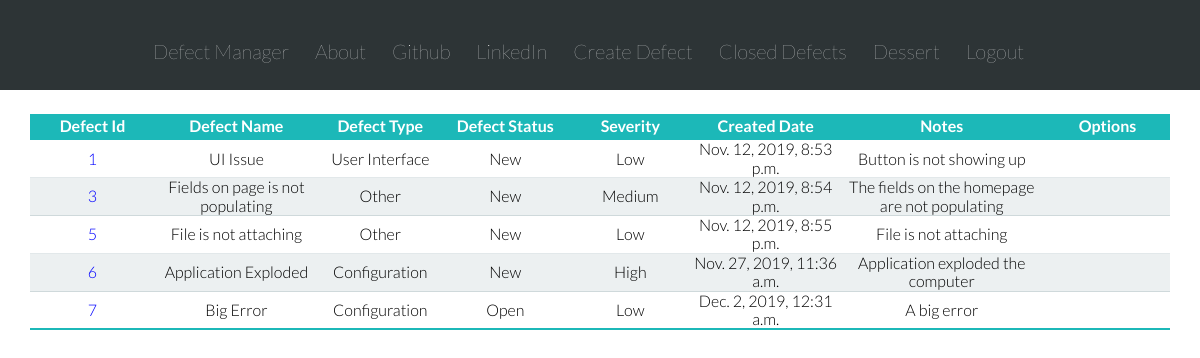
Before: / (signed in) with the older database file.
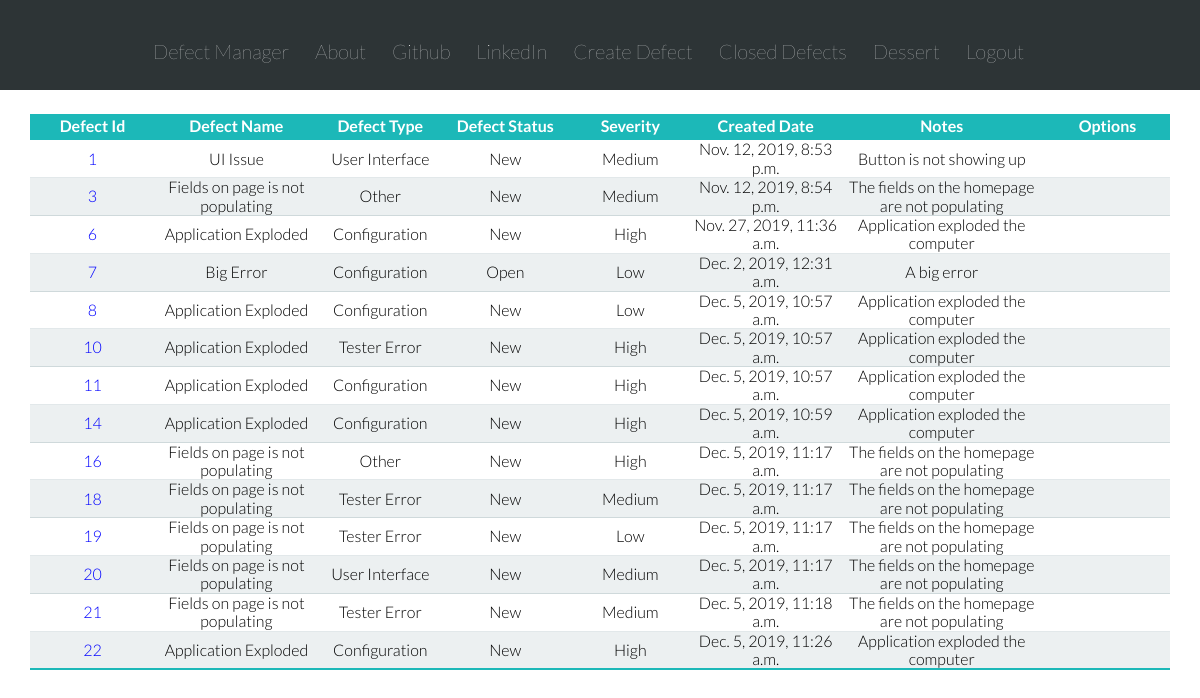
After: the same page with the newer database file.
### defect_manager_app/models.py (models this page shows, shortened)
class Defect(models.Model):
    DEFECT_STATUS_NEW = 'New'
    DEFECT_STATUS_OPEN = 'Open'
    DEFECT_STATUS_REJECTED = 'Rejected'
    DEFECT_STATUS_FIXED = 'Fixed'
    DEFECT_STATUS_CLOSE = 'Closed'
    DEFECT_STATUS_CHOICES = [
    (DEFECT_STATUS_NEW, 'New'),
    (DEFECT_STATUS_OPEN, 'Open'),
    (DEFECT_STATUS_REJECTED, 'Rejected'),
    (DEFECT_STATUS_FIXED, 'Fixed'),
    (DEFECT_STATUS_CLOSE, 'Closed'),
    ]
    DEFECT_TYPE_CONFIG = 'Configuration'
    DEFECT_TYPE_TESTERROR = 'Tester Error'
    DEFECT_TYPE_UI = 'User Interface'
    DEFECT_TYPE_OTHER = 'Other'
    DEFECT_TYPE_CHOICES = [
    (DEFECT_TYPE_CONFIG, 'Configuration'),
    (DEFECT_TYPE_TESTERROR, 'Tester Error'),
    (DEFECT_TYPE_UI, 'User Interface'),
    (DEFECT_TYPE_OTHER, 'OTHER'),
    ]
    DEFECT_SEVERITY_LOW = 'Low'
    DEFECT_SEVERITY_MEDIUM = 'Medium'
    DEFECT_SEVERITY_HIGH = 'High'
    DEFECT_SEVERITY_CHOICES = [
    (DEFECT_SEVERITY_LOW, 'Low'),
    (DEFECT_SEVERITY_MEDIUM, 'Medium'),
    (DEFECT_SEVERITY_HIGH, 'High'),
    ]
    author = models.CharField(max_length=256)
    defect_status = models.CharField(max_length=10,
                                    choices=DEFECT_STATUS_CHOICES,
                                    default=DEFECT_STATUS_NEW,
                                    )
    defect_type = models.CharField(max_length=64,
                                    choices=DEFECT_TYPE_CHOICES,
                                    default=DEFECT_TYPE_CONFIG,
                                    )
    severity = models.CharField(max_length=8,
                                choices=DEFECT_SEVERITY_CHOICES,
                                default='',
                                )
    name = models.CharField(max_length=200, default='')
    created_date = models.DateTimeField(default=timezone.now)
    close_date = models.DateTimeField(blank=True, null=True)
    notes = models.TextField()
    modified_date = models.DateTimeField(blank=True, null=True)

### defect_manager_app/views.py (the view)
# urls.py: path('', views.DefectListView.as_view(), name='defect_list'),
class DefectListView(LoginRequiredMixin, ListView):
    login_url = 'accounts/login/'
    model = Defect

### defect_manager_app/templates/defect_manager_app/defect_list.html (shortened to what this page needs)
{% extends 'defect_manager_app/base.html' %}
{% block content %}
<table class="defect-list-table row">
  <thead>
    <tr>
      <th>Defect Id</th>
      <th>Defect Name</th>
      <th>Defect Type</th>
      <th>Defect Status</th>
      <th>Severity</th>
      <th>Created Date</th>
      <th>Notes</th>
      <th>Options</th>
    </tr>
  </thead>
    {% for defect in defect_list %}
      {% if defect.defect_status != 'Closed' %}
      <tr>
        <td><a href="{% url 'defect_manager_app:defect_detail' pk=defect.pk%}">{{ defect.id }}</a></td>
        <td>{{ defect.name }}</td>
        <td>{{ defect.defect_type }}</td>
        <td>{{ defect.defect_status }}</td>
        <td>{{ defect.severity }}</td>
        <td>{{ defect.created_date }}</td>
        <td>{{ defect.notes }}</td>
        <td><a href="{% url 'defect_manager_app:delete_defect' pk=defect.pk %}"></a></td>
      </tr>
      {% endif %}
    {% endfor %}
</table>
{% endblock %}

### defect_manager_app/templates/defect_manager_app/base.html (shortened to what this page needs)
<!DOCTYPE html>
{% load staticfiles %}
<html lang="en" dir="ltr">
  <head>
    <link rel="stylesheet" href="{% static 'defect_manager_app/css/style.css' %}">
    <link rel="stylesheet" href="{% static 'defect_manager_app/vendor/css/grid.css' %}">
    <link rel="stylesheet" href="{% static 'defect_manager_app/vendor/css/normalize.css' %}">
  </head>
  <body>
    <div class="main-nav clear-fix:after">
      <ul class="nav-left row">
        <li><a href="{% url 'defect_manager_app:defect_list' %}">Defect Manager</a></li>
        <li><a href="https://www.google.com/" target="_blank">About</a></li>
        <li><a href="https://github.com/JasonK1561" target="_blank">Github</a></li>
        <li><a href="https://www.linkedin.com/in/jason-kang-2b173298/" target="_blank">LinkedIn</a></li>
        <li><a href="{% url 'defect_manager_app:create_defect' %}">Create Defect</a></li>
        <li><a href="{% url 'defect_manager_app:closed_defect_list' %}">Closed Defects</a></li>
        <li><a href="{% url 'dessert' %}">Dessert</a></li></li>
        <li>{% if user.is_authenticated %}
          <a href="{% url 'logout' %}">Logout</a></p>
        {% else %}
          <a href="{% url 'login' %}">Login</a>
        {% endif %}</li>
      </ul>
  </div>
    {% block content %}
    {% endblock %}
  </body>
</html>

### defect_manager_app/static/defect_manager_app/css/style.css (style rules this page uses)
* { margin: 0; padding: 0; box-sizing: border-box; }
html { color: black; font-family: 'Lato', 'Arial', 'sans-serif'; font-weight: 300; font-size: 1em; text-rendering: optimizeLegibility; background-color: #ffffff; }
.row { max-width: 1140px; margin: 0 auto 0 auto; }
.main-nav { width: 100%; height: 90px; background-color:#2d3436; }
.main-nav ul { list-style-type: none; padding-top: 40px; text-align: center; }
.main-nav li { display:inline-block; margin-right: 2%; }
.main-nav a:link, .main-nav a:visited { text-decoration: none; font-size: 125%; color: white; font-weight: 10; border-bottom: 3px solid transparent; }
.defect-list-table { text-align: center; margin-top: 2%; min-width: 400px; border-collapse: collapse; }
.defect-list-table thead tr { background-color: #1cb8b8; color: white; }
.defect-list-table th { min-width:125px; padding: 3px; }
.defect-list-table tr { border-bottom: 1px solid #e2e8ea; }
.defect-list-table tr:nth-of-type(even) { background-color: #ecf0f1; border-bottom: 1px solid #cfd9db; }
.defect-list-table tr:last-of-type { border-bottom:2px solid #1cb8b8; }
.defect-list-table tr td a { text-decoration: none; }
.defect-list-table tr td a:link, .defect-list-table tr td a:visited { color: blue; }

Changed rows visible on the page:
removed Defect: id "5", name "File is not attaching", defect_type "Other", defect_status "New", severity "Low", created_date "Nov. 12, 2019, 8:55 p.m.", notes "File is not attaching"
changed Defect "UI Issue": severity "Low" → "Medium"
added Defect: id "8", name "Application Exploded", defect_type "Configuration", defect_status "New", severity "Low", created_date "Dec. 5, 2019, 10:57 a.m.", notes "Application exploded the computer"
added Defect: id "10", name "Application Exploded", defect_type "Tester Error", defect_status "New", severity "High", created_date "Dec. 5, 2019, 10:57 a.m.", notes "Application exploded the computer"
added Defect: id "11", name "Application Exploded", defect_type "Configuration", defect_status "New", severity "High", created_date "Dec. 5, 2019, 10:57 a.m.", notes "Application exploded the computer"
added Defect: id "14", name "Application Exploded", defect_type "Configuration", defect_status "New", severity "High", created_date "Dec. 5, 2019, 10:59 a.m.", notes "Application exploded the computer"
added Defect: id "16", name "Fields on page is not populating", defect_type "Other", defect_status "New", severity "High", created_date "Dec. 5, 2019, 11:17 a.m.", notes "The fields on the homepage are not populating"
added Defect: id "18", name "Fields on page is not populating", defect_type "Tester Error", defect_status "New", severity "Medium", created_date "Dec. 5, 2019, 11:17 a.m.", notes "The fields on the homepage are not populating"
added Defect: id "19", name "Fields on page is not populating", defect_type "Tester Error", defect_status "New", severity "Low", created_date "Dec. 5, 2019, 11:17 a.m.", notes "The fields on the homepage are not populating"
added Defect: id "20", name "Fields on page is not populating", defect_type "User Interface", defect_status "New", severity "Medium", created_date "Dec. 5, 2019, 11:17 a.m.", notes "The fields on the homepage are not populating"
added Defect: id "21", name "Fields on page is not populating", defect_type "Tester Error", defect_status "New", severity "Medium", created_date "Dec. 5, 2019, 11:18 a.m.", notes "The fields on the homepage are not populating"
added Defect: id "22", name "Application Exploded", defect_type "Configuration", defect_status "New", severity "High", created_date "Dec. 5, 2019, 11:26 a.m.", notes "Application exploded the computer"
